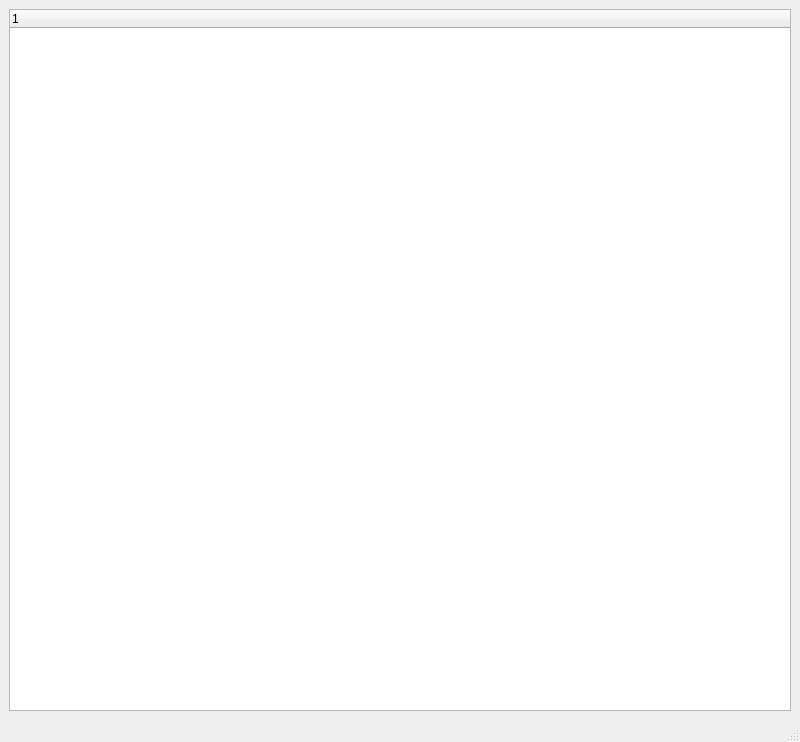
<?xml version="1.0" encoding="UTF-8"?>
<ui version="4.0">
    <class>MainWindow</class>
    <widget class="QMainWindow" name="MainWindow">
        <property name="geometry">
            <rect>
                <x>0</x>
                <y>0</y>
                <width>800</width>
                <height>742</height>
            </rect>
        </property>
        <property name="windowTitle">
            <string>MainWindow</string>
        </property>
        <widget class="QWidget" name="centralwidget">
            <layout class="QVBoxLayout" name="verticalLayout_6">
                <item>
                    <widget class="QTreeWidget" name="treeWidget">
                        <column>
                            <property name="text">
                                <string notr="true">1</string>
                            </property>
                        </column>
                    </widget>
                </item>
            </layout>
        </widget>
        <widget class="QMenuBar" name="menubar">
            <property name="geometry">
                <rect>
                    <x>0</x>
                    <y>0</y>
                    <width>800</width>
                    <height>30</height>
                </rect>
            </property>
        </widget>
        <widget class="QStatusBar" name="statusbar"/>
    </widget>
    <resources>
        <include location="icons.qrc"/>
    </resources>
    <connections/>
</ui>
